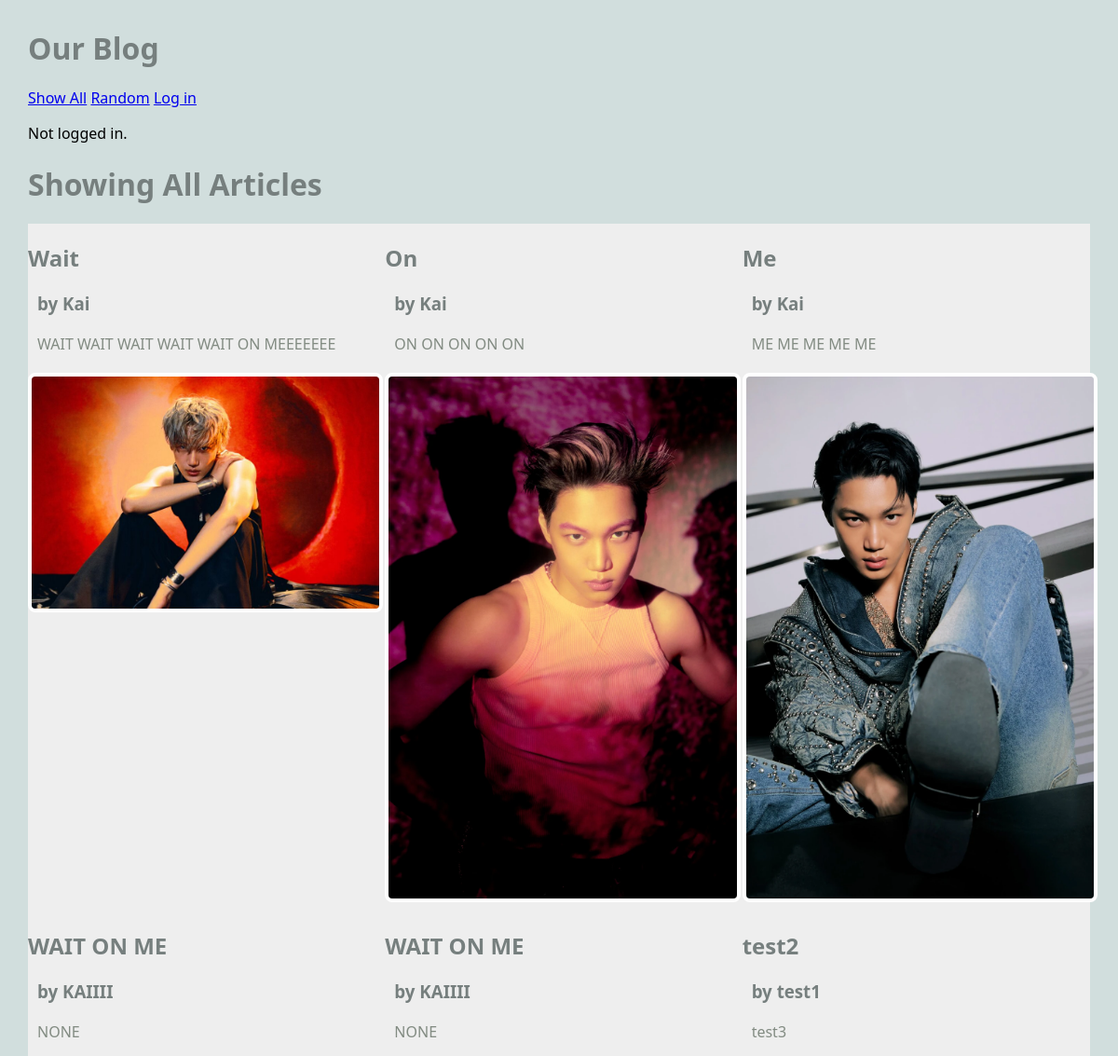
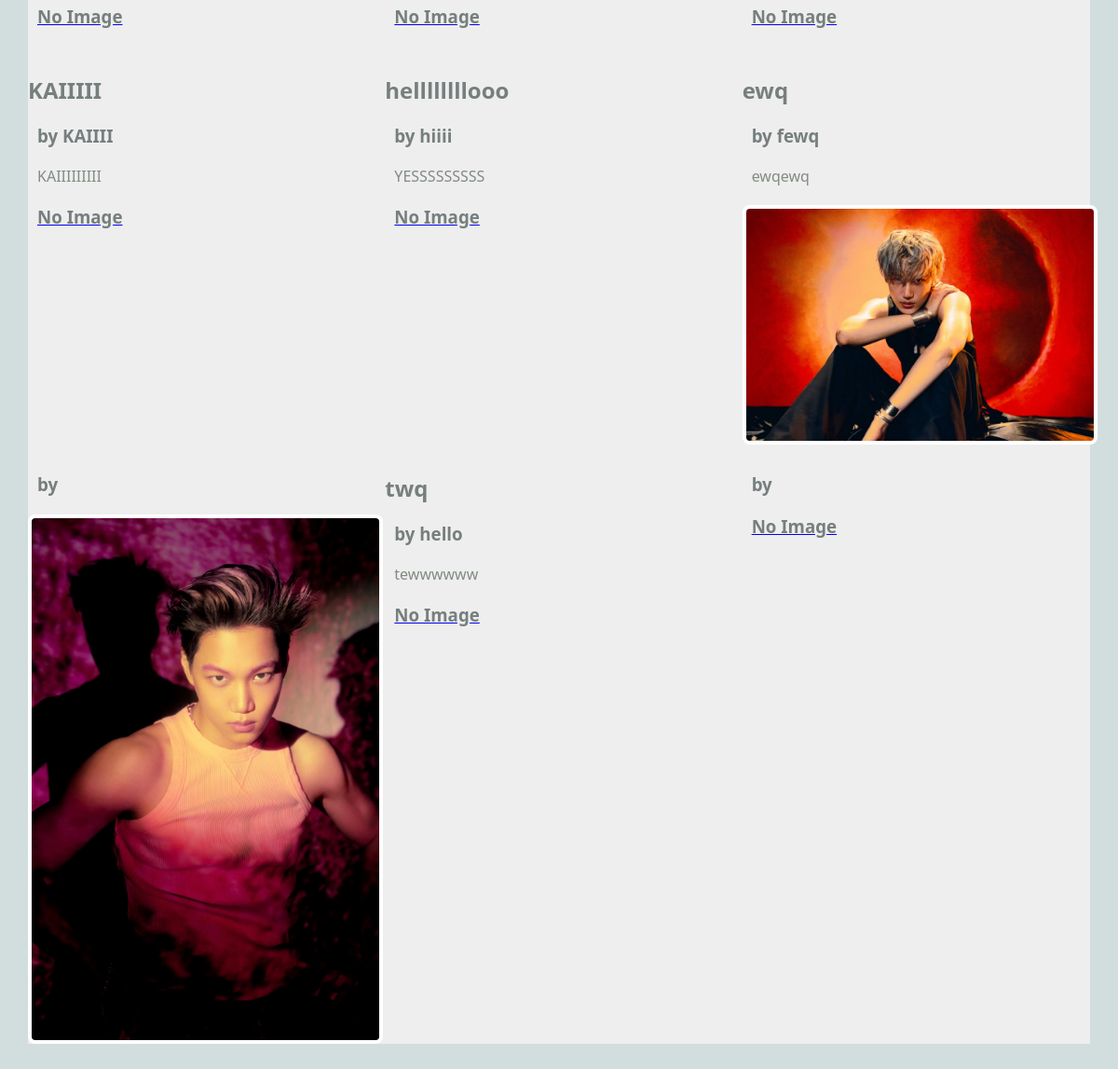
/blog/show_all, run on the app's committed database (2 pictures, top to bottom).
### blog/models.py (models this page shows, shortened)
class Article(models.Model):
    title = models.TextField(blank=True)
    author = models.TextField(blank=True)
    text = models.TextField(blank=True)
    published = models.DateTimeField(auto_now=True)
    image_file = models.ImageField(blank=True) # Actual Image
    user = models.ForeignKey(User, on_delete=models.CASCADE) ## NEW
    def __str__(self):
        return f'{self.title} by {self.author}'

### blog/views.py (the view)
# urls.py: path('show_all', ShowAllView.as_view(), name="show_all"),
class ShowAllView(ListView):
    model = Article
    template_name = "blog/show_all.html"
    context_object_name = "articles"
    def dispatch(self, request, *args, **kwargs):
        if request.user.is_authenticated:
            print(f'ShowAllView.dispatch(): request.user={request.user}')
        else:
            print(f'ShowAllView.dispatch(): not logged in.')
        return super().dispatch(request, *args, **kwargs)

### blog/templates/blog/show_all.html
{% extends 'blog/base.html' %}
{% block content %}
<h1>Showing All Articles</h1>
<main class="grid-container">
     {% for article in articles %}
     <article>
        <div>
            <h2>
                {{article.title}}
            </h2>
            <h3>
                by {{article.author}}
            </h3>
            <p>
                {{article.text}}
            </p>
        </div>
        <a href="{% url 'article' article.pk %}">
        {% if article.image_file %}
        <img src="{{article.image_file.url}}" alt="Kai">
        {% else %}
        <h3>No Image</h3>
        {% endif %}
        </a>
    </article>
     {% endfor %}
</main>
{% endblock %}

### static/styles-blog.css (style rules this page uses)
body { margin: 30px; background: #d1dedd; font-family:'Segoe UI', Tahoma, Geneva, Verdana, sans-serif; }
h1, h2, h3 { color: #767f7e; }
p { color: #828b82; }
.grid-container { background: #eee; max-width: 900px; display: grid; grid-template-columns: repeat(3, 1fr); grid-gap: 10px; max-width: 1200px; margin: 20px auto; }
article img, article.featured img { width: 100%; border: 4px solid #fff; border-radius: 8px; }
article p, article h3 { margin: 20px 10px; }

### data on the page
Article: title "Wait", author "Kai", text "WAIT WAIT WAIT WAIT WAIT ON MEEEEEEE", image_file (picture)
Article: title "On", author "Kai", text "ON ON ON ON ON", image_file (picture)
Article: title "Me", author "Kai", text "ME ME ME ME ME", image_file (picture)
Article: title "WAIT ON ME", author "KAIIII", text "NONE", image_file "No Image"
Article: title "WAIT ON ME", author "KAIIII", text "NONE", image_file "No Image"
Article: title "test2", author "test1", text "test3", image_file "No Image"
Article: title "KAIIIII", author "KAIIII", text "KAIIIIIIIII", image_file "No Image"
Article: title "hellllllllooo", author "hiiii", text "YESSSSSSSSS", image_file "No Image"
Article: title "ewq", author "fewq", text "ewqewq", image_file (picture)
Article: image_file (picture)
Article: title "twq", author "hello", text "tewwwwww", image_file "No Image"
Article: image_file "No Image"
